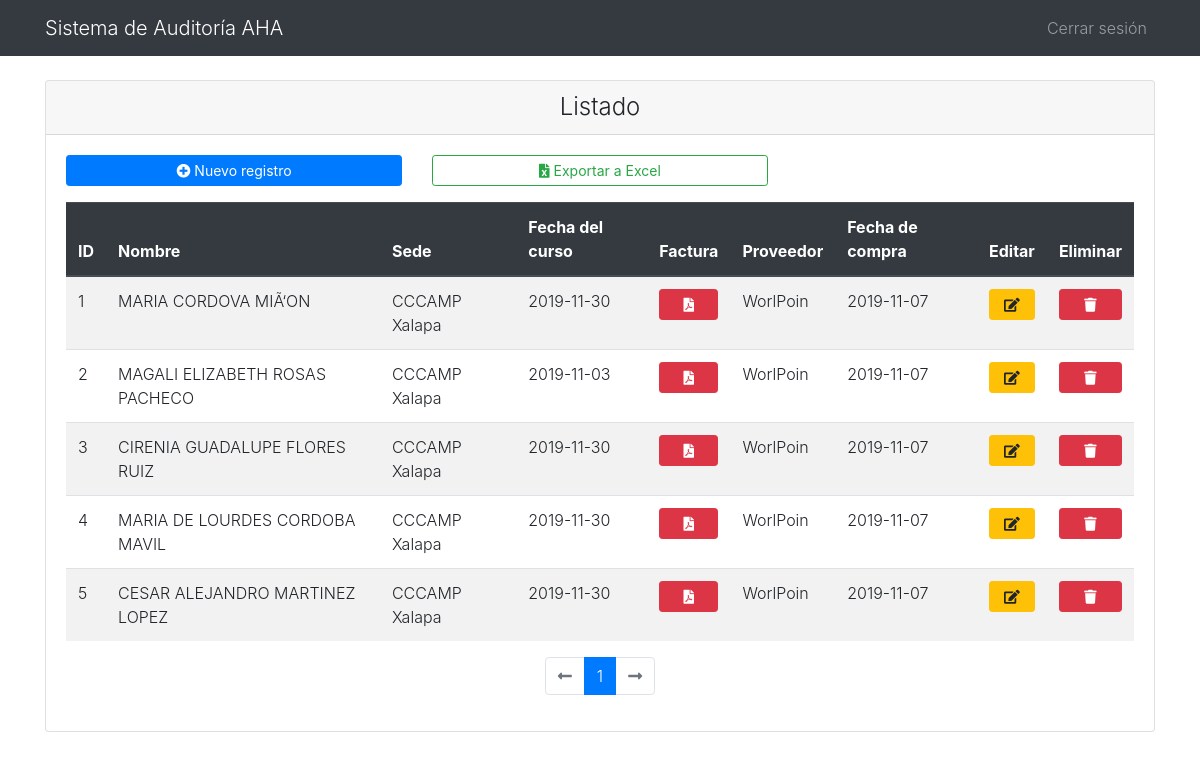
The app's page /public/index.php?pagina=1 (signed in) with its own data.
### tables this page shows
CREATE TABLE `registro_facturas` (
  `id` int(11) NOT NULL,
  `nombre` text NOT NULL,
  `apellidoPaterno` text NOT NULL,
  `apellidoMaterno` text NOT NULL,
  `sede` text NOT NULL,
  `fechaCurso` date NOT NULL,
  `proveedor` text NOT NULL,
  `fechaCompra` date NOT NULL
);

### public/index.php (the view, shortened to what this page needs)
<?php
    include_once '../../config/config.php';
    $sql = "SELECT * FROM registro_facturas";
    $sentencia = $pdo->prepare($sql);
    $sentencia->execute();
    $registros_por_pagina = 5;
    $total_registros_db = $sentencia->rowCount();
    $paginas = $total_registros_db/$registros_por_pagina;
    $paginas = ceil($paginas);
?>
<!DOCTYPE html>
<html lang="es">
<head>
    <link rel="stylesheet" href="../../dist/css/bootstrap.min.css">
    <link rel="stylesheet" href="https://cdnjs.cloudflare.com/ajax/libs/font-awesome/5.13.1/css/all.min.css">
    <link rel="stylesheet" href="https://cdnjs.cloudflare.com/ajax/libs/limonte-sweetalert2/6.11.0/sweetalert2.css" />
</head>
<body class="font-weight-light">
    <nav class="navbar navbar-expand-lg navbar-dark bg-dark">
        <div class="container">
            <a href="" class="navbar-brand">
                Sistema de Auditoría AHA
            </a>
            <div class="collapse navbar-collapse justify-content-end" id="navbar">
                <ul class="navbar-nav">
                    <li class="nav-item">
                        <a href="cerrar.php" class="nav-link">Cerrar sesión</a>
                    </li>
                </ul>
            </div>
        </div>
    </nav>
    <section class="my-4">
        <div class="container">
            <div class="card">
                <div class="card-header text-center h4 font-weight-light">
                    Listado
                </div>
                <div class="card-body">
                    <div class="mb-3">
                        <div class="row">
                            <div class="col-md-4">
                                <a href="agregar.php" type="button" class="btn btn-primary btn-sm btn-block">
                                    <i class="fas fa-plus-circle"></i>
                                    Nuevo registro
                                </a>
                            </div>
                            <?php
                            if ($total_registros_db > 0) {
                            echo
                                    '
                                    <div class="col-md-4">
                                        <form action="actions/exportar.php" method="post">
                                            <button name="export_data" id="export_data" type="submit" class="btn btn-outline-success btn-sm btn-block">
                                                <i class="fas fa-file-excel"></i>
                                                Exportar a Excel
                                            </button>
                                        </form>
                                    </div>
                                    ';
                            }
                            ?>
                        </div>
                    </div>
                    <?php
                        $iniciar = ($_GET['pagina']-1)*$registros_por_pagina;
                        $sql_registros = 'SELECT * FROM registro_facturas LIMIT :iniciar,:nregistros';
                        $sentencia_registros = $pdo->prepare($sql_registros);
                        $sentencia_registros->bindParam(':iniciar', $iniciar, PDO::PARAM_INT);
                        $sentencia_registros->bindParam(':nregistros', $registros_por_pagina, PDO::PARAM_INT);
                        $sentencia_registros->execute();
                        $resultado_registros = $sentencia_registros->fetchAll();
                    ?>
                    <table class="table table-hover table-striped">
                        <thead class="thead-dark">
                            <tr>
                                <th class="font-weight-bold">ID</th>
                                <th class="font-weight-bold">Nombre</th>
                                <th class="font-weight-bold">Sede</th>
                                <th class="font-weight-bold">Fecha del curso</th>
                                <th class="font-weight-bold text-center">Factura</th>
                                <th class="font-weight-bold">Proveedor</th>
                                <th class="font-weight-bold">Fecha de compra</th>
                                <th class="font-weight-bold">Editar</th>
                                <th class="font-weight-bold">Eliminar</th>
                            </tr>
                        </thead>
                        <tbody>
                            <?php
                                if ($total_registros_db <= 0) {
                                    echo
                                        '
                                            <div class="alert alert-info text-center" role="alert">
                                                <h4 class="alert alert-heading">Ups...</h4>
                                                <hr>
                                                No hay registros para mostrar
                                            </div>
                                        ';
                                } else {
                            ?>
                            <?php foreach ($resultado_registros as $registro): ?>
                            <tr>
                                <td>
                                    <?php echo $registro['id'] ?>
                                </td>
                                <td>
                                    <?php echo $registro['nombre'] . ' ' . $registro['apellidoPaterno'] . ' ' . $registro['apellidoMaterno'] ?>
                                </td>
                                <td>
                                    <?php echo $registro['sede'] ?>
                                </td>
                                <td>
                                    <?php echo $registro['fechaCurso'] ?>
                                </td>
                                <td>
                                    <a href="actions/facturas/<?php echo $registro['id'] . '/' . $registro['factura'] ?>" type="button" class="btn btn-danger btn-sm btn-block" data-toggle="tooltip" title="Visualizar factura">
                                        <i class="fas fa-file-pdf"></i>
                                    </a>
                                </td>
                                <td>
                                    <?php echo $registro['proveedor'] ?>
                                </td>
                                <td>
                                    <?php echo $registro['fechaCompra'] ?>
                                </td>
                                <td>
                                    <a href="<?php echo "editar.php?id=" . $registro['id'] ?>" class="btn btn-warning btn-block btn-sm" data-toggle="tooltip" title="Editar registro">
                                        <i class="fas fa-edit"></i>
                                    </a>
                                </td>
                                <td>
                                    <a href="<?php echo "actions/delete.php?id=" . $registro['id'] ?>" class="btn btn-danger btn-block btn-sm" data-toggle="tooltip" title="Eliminar">
                                        <i class="fas fa-trash"></i>
                                    </a>
                                </td>
                            </tr>
                            <?php endforeach ?>
                            <?php } ?>
                        </tbody>
                    </table>
                    <nav aria-label="Page navigation example">
                        <ul class="pagination justify-content-center">
                            <li class="page-item <?php echo $_GET['pagina']<=1 ? 'disabled' : '' ?>">
                                <a class="page-link" href="index.php?pagina=<?php echo $_GET['pagina']-1 ?>">
                                    <i class="fas fa-long-arrow-alt-left"></i>
                                </a>
                            </li>
                            <?php for($i=0; $i<$paginas; $i++): ?>
                            <li class="page-item <?php echo $_GET['pagina']==$i+1 ? 'active':  '' ?>">
                                <a class="page-link" href="index.php?pagina=<?php echo $i+1 ?>">
                                    <?php echo $i+1 ?>
                                </a>
                            </li>
                            <?php endfor ?>
                            <li class="page-item <?php echo $_GET['pagina']>=$paginas ? 'disabled' : '' ?>">
                                <a class="page-link" href="index.php?pagina=<?php echo $_GET['pagina']+1 ?>">
                                    <i class="fas fa-long-arrow-alt-right"></i>
                                </a>
                            </li>
                        </ul>
                    </nav>
                </div>
            </div>
        </div>
    </section>
</body>
</html>

### records on screen
registro_facturas: id "1", nombre "MARIA", apellidoPaterno "CORDOVA", apellidoMaterno "MIÃ‘ON", sede "CCCAMP Xalapa", fechaCurso "2019-11-30", proveedor "WorlPoin", fechaCompra "2019-11-07"
registro_facturas: id "2", nombre "MAGALI ELIZABETH", apellidoPaterno "ROSAS", apellidoMaterno "PACHECO", sede "CCCAMP Xalapa", fechaCurso "2019-11-03", proveedor "WorlPoin", fechaCompra "2019-11-07"
registro_facturas: id "3", nombre "CIRENIA GUADALUPE", apellidoPaterno "FLORES", apellidoMaterno "RUIZ", sede "CCCAMP Xalapa", fechaCurso "2019-11-30", proveedor "WorlPoin", fechaCompra "2019-11-07"
registro_facturas: id "4", nombre "MARIA DE LOURDES", apellidoPaterno "CORDOBA", apellidoMaterno "MAVIL", sede "CCCAMP Xalapa", fechaCurso "2019-11-30", proveedor "WorlPoin", fechaCompra "2019-11-07"
registro_facturas: id "5", nombre "CESAR ALEJANDRO", apellidoPaterno "MARTINEZ", apellidoMaterno "LOPEZ", sede "CCCAMP Xalapa", fechaCurso "2019-11-30", proveedor "WorlPoin", fechaCompra "2019-11-07"
